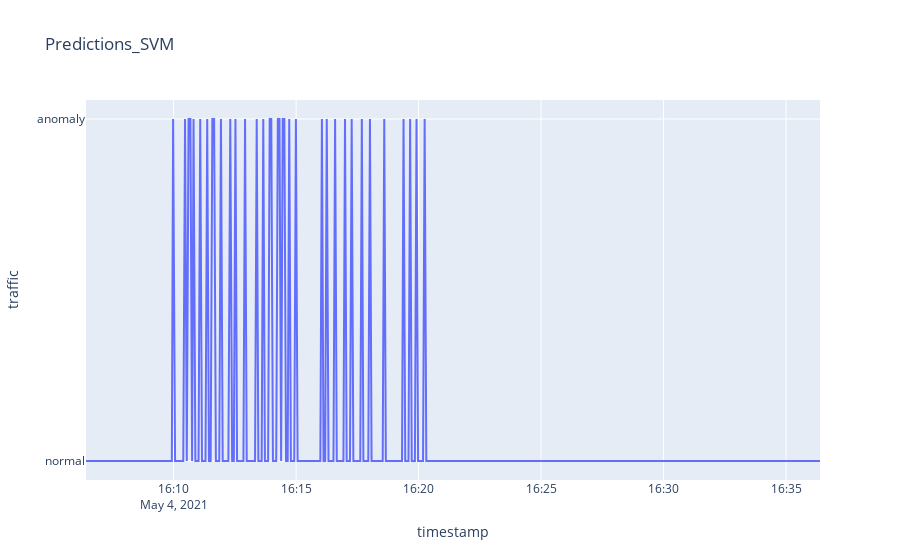
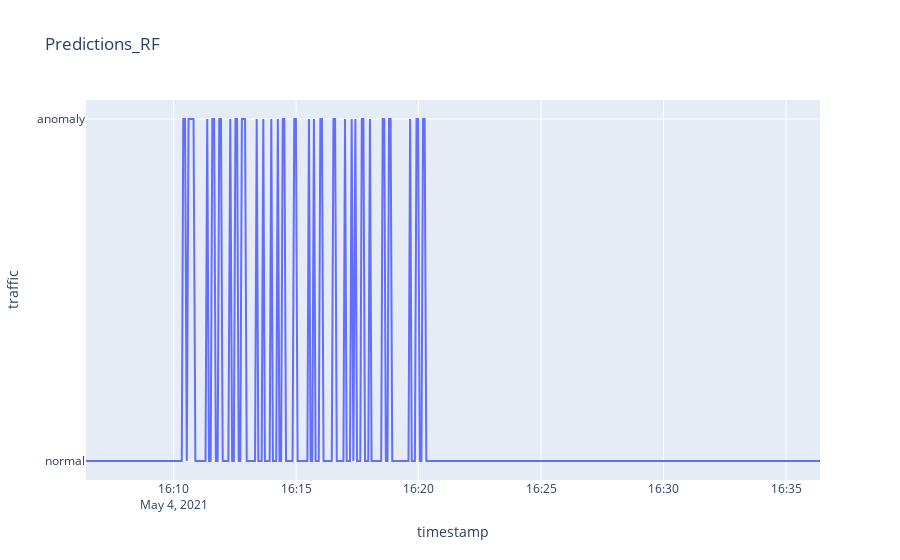
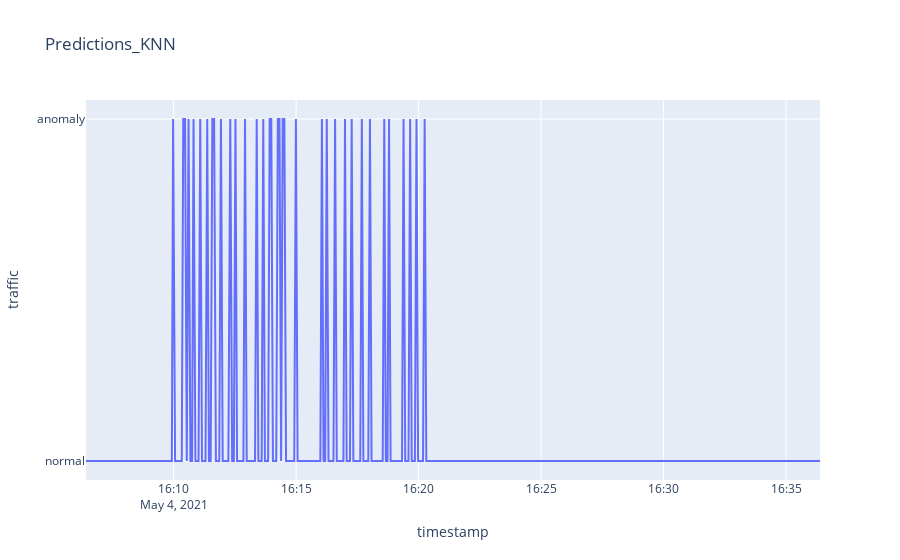

Here is the notebook cell these charts were saved with, in order:
### Code cell
import matplotlib
import matplotlib.pyplot as plt
import pandas as pd
import sklearn
from sklearn.model_selection import cross_val_score

train = pd.read_csv("C:/Users/sebaa/OneDrive/Studies/Thesis_RISE_2021/Dataset/Training/60min_15min_0.5sec/labelled.csv")
test =  pd.read_csv("C:/Users/sebaa/OneDrive/Studies/Thesis_RISE_2021/Dataset/Predict/30min_10min_0.5sec/testdata.csv")

# Distribution of normal and anomaly traffic in train data
train['traffic'].value_counts()

features = train.columns.tolist()
features.remove('timestamp'), features.remove('traffic')
print(features)

from sklearn.model_selection import train_test_split

X_train,X_test,Y_train,Y_test = train_test_split(train[features],train['traffic'],train_size=0.70, random_state=1)
print(X_train.shape)
print(X_test.shape)

from sklearn import svm
from sklearn.ensemble import RandomForestClassifier
from sklearn.neighbors import KNeighborsClassifier

#Create a svm Classifier
clf1 = svm.SVC(kernel='linear') # Linear Kernel
clf1.fit(train[features], train['traffic'])

#RandomForest classifier
clf2= RandomForestClassifier(n_estimators=100)
clf2.fit(train[features], train['traffic'])

#KNN classifer
clf3 = KNeighborsClassifier(n_jobs=-1)
clf3.fit(train[features], train['traffic'])

from sklearn import metrics

models = []
models.append(('SVM', clf1))
models.append(('RandomForest', clf2))
models.append(('KNN', clf3))

for i, v in models:
    scores = cross_val_score(v, X_train, Y_train, cv=10)
    accuracy = metrics.accuracy_score(Y_train, v.predict(X_train))
    confusion_matrix = metrics.confusion_matrix(Y_train, v.predict(X_train))
    classification = metrics.classification_report(Y_train, v.predict(X_train))
    print()
    print('============================== {} Model Evaluation =============================='.format(i))
    print()
    print ("Cross Validation Mean Score:" "\n", scores.mean())
    print()
    print ("Model Accuracy:" "\n", accuracy)
    print()
    print("Confusion matrix:" "\n", confusion_matrix)
    print()
    print("Classification report:" "\n", classification) 
    print()
    
for i, v in models:
    accuracy = metrics.accuracy_score(Y_test, v.predict(X_test))
    confusion_matrix = metrics.confusion_matrix(Y_test, v.predict(X_test))
    classification = metrics.classification_report(Y_test, v.predict(X_test))
    print()
    print('============================== {} Model Test Results =============================='.format(i))
    print()
    print ("Model Accuracy:" "\n", accuracy)
    print()
    print("Confusion matrix:" "\n", confusion_matrix)
    print()
    print("Classification report:" "\n", classification) 
    print()   
    
  
import plotly.express as px
#Predict for test dataset
#SVM
pred = clf1.predict(test[features])
test['traffic'] = pred
test.to_csv('predicted_svm.csv')

df = pd.read_csv('predicted_svm.csv')
print(df['traffic'].value_counts())
fig = px.line(df, x = 'timestamp', y = 'traffic', title = 'Predictions_SVM')
fig.show()

#RF
pred = clf2.predict(test[features])
test['traffic'] = pred
test.to_csv('predicted_rf.csv')

df = pd.read_csv('predicted_rf.csv')
print(df['traffic'].value_counts())
fig = px.line(df, x = 'timestamp', y = 'traffic', title = 'Predictions_RF')
fig.show()


#KNN
pred = clf3.predict(test[features])
test['traffic'] = pred
test.to_csv('predicted_KNN.csv')

df = pd.read_csv('predicted_KNN.csv')
print(df['traffic'].value_counts())
fig = px.line(df, x = 'timestamp', y = 'traffic', title = 'Predictions_KNN')
fig.show()

### Figure 1 — Plotly figure (JSON) as saved in the notebook; plotly's stock layout.template omitted (floating-point values rounded to 4 significant figures; data arrays with more than 128 entries replaced by an {"elided": "..."} marker saying what was removed)
{"data": [{"hovertemplate": "timestamp=%{x}<br>traffic=%{y}<extra></extra>", "legendgroup": "", "line": {"color": "#636efa", "dash": "solid"}, "mode": "lines", "name": "", "orientation": "v", "showlegend": false, "type": "scatter", "x": {"elided": "537 str values"}, "xaxis": "x", "y": {"elided": "537 str values"}, "yaxis": "y"}], "layout": {"legend": {"tracegroupgap": 0}, "title": {"text": "Predictions_SVM"}, "xaxis": {"anchor": "y", "domain": [0, 1], "title": {"text": "timestamp"}}, "yaxis": {"anchor": "x", "domain": [0, 1], "title": {"text": "traffic"}}}}

### Figure 2 — Plotly figure (JSON) as saved in the notebook; plotly's stock layout.template omitted (floating-point values rounded to 4 significant figures; data arrays with more than 128 entries replaced by an {"elided": "..."} marker saying what was removed)
{"data": [{"hovertemplate": "timestamp=%{x}<br>traffic=%{y}<extra></extra>", "legendgroup": "", "line": {"color": "#636efa", "dash": "solid"}, "mode": "lines", "name": "", "orientation": "v", "showlegend": false, "type": "scatter", "x": {"elided": "537 str values"}, "xaxis": "x", "y": {"elided": "537 str values"}, "yaxis": "y"}], "layout": {"legend": {"tracegroupgap": 0}, "title": {"text": "Predictions_RF"}, "xaxis": {"anchor": "y", "domain": [0, 1], "title": {"text": "timestamp"}}, "yaxis": {"anchor": "x", "domain": [0, 1], "title": {"text": "traffic"}}}}

### Figure 3 — Plotly figure (JSON) as saved in the notebook; plotly's stock layout.template omitted (floating-point values rounded to 4 significant figures; data arrays with more than 128 entries replaced by an {"elided": "..."} marker saying what was removed)
{"data": [{"hovertemplate": "timestamp=%{x}<br>traffic=%{y}<extra></extra>", "legendgroup": "", "line": {"color": "#636efa", "dash": "solid"}, "mode": "lines", "name": "", "orientation": "v", "showlegend": false, "type": "scatter", "x": {"elided": "537 str values"}, "xaxis": "x", "y": {"elided": "537 str values"}, "yaxis": "y"}], "layout": {"legend": {"tracegroupgap": 0}, "title": {"text": "Predictions_KNN"}, "xaxis": {"anchor": "y", "domain": [0, 1], "title": {"text": "timestamp"}}, "yaxis": {"anchor": "x", "domain": [0, 1], "title": {"text": "traffic"}}}}
